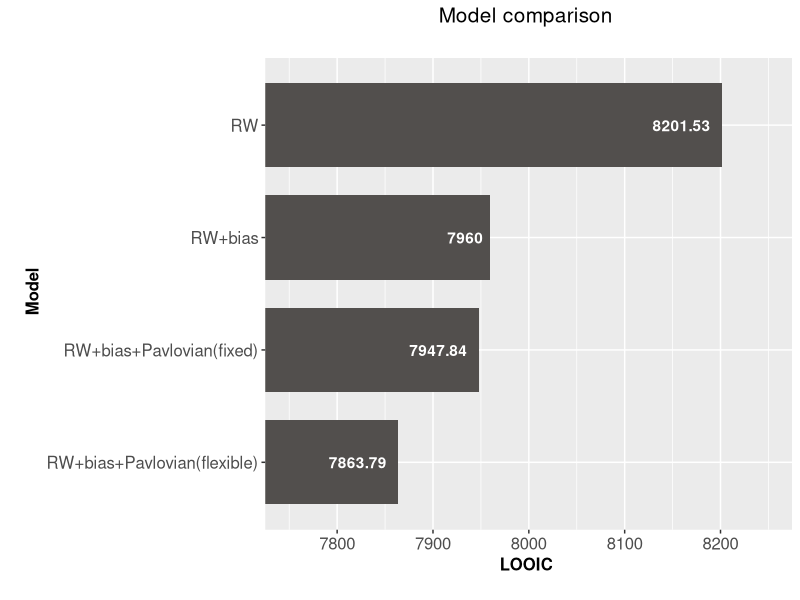
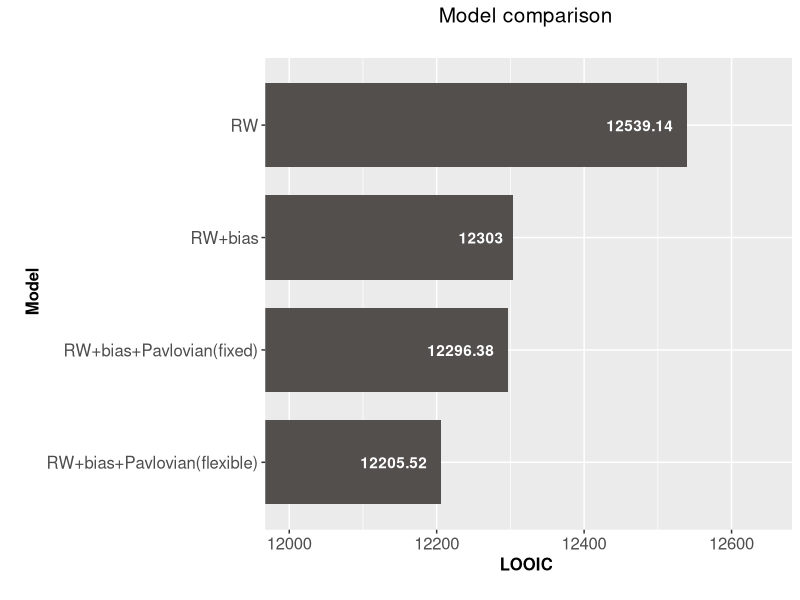

The R script that drew these images, in order:
library(ggplot2)
library(scales)


RLmodel_names <- c("RW", "RW+bias", "RW+bias+Pavlovian(fixed)", "RW+bias+Pavlovian(flexible)")

RLmodel_LOOICs <- c(8201.53, 7960, 7947.84, 7863.79)

RLmodel_table <- data.frame(RLmodel_names, RLmodel_LOOICs)

# bar_colors <- c("#C7582C", "#524F4D", "#387DBD", "#6F17B3")
bar_colors <- c("#524F4D", "#524F4D", "#524F4D", "#524F4D")
# Add the bar_colors column to RLmodel_table
RLmodel_table$bar_colors <- bar_colors

ggplot(data = RLmodel_table, aes(x = RLmodel_names, y = RLmodel_LOOICs, fill=bar_colors)) +
  geom_bar(stat = "identity", width = 0.75) +
  coord_flip() +
  geom_text(aes(label = RLmodel_LOOICs), hjust = 1.2, colour = "white", fontface = "bold") +
  labs(x = "\n Model", y = "LOOIC \n", title = "Model comparison \n") +
  theme(plot.title = element_text(hjust = 0.5, size=15), 
        axis.title.x = element_text(face="bold", colour="black", size = 12),
        axis.title.y = element_text(face="bold", colour="black", size = 12), 
        axis.text = element_text(size = 12))+
  scale_x_discrete(limits = rev(RLmodel_table$RLmodel_names)) +
  scale_y_continuous(limits=c(7750,8250),oob = rescale_none)+
  scale_fill_identity()
 



RLDDMmodel_names <- c("RW", "RW+bias", "RW+bias+Pavlovian(fixed)", "RW+bias+Pavlovian(flexible)")

RLDDMmodel_LOOICs <- c(12539.14, 12303.00, 12296.38, 12205.52)

RLDDMmodel_table <- data.frame(RLmodel_names, RLmodel_LOOICs)

# bar_colors <- c("#C7582C", "#524F4D", "#387DBD", "#6F17B3")
bar_colors <- c("#524F4D", "#524F4D", "#524F4D", "#524F4D")
# Add the bar_colors column to RLDDMmodel_table
RLmodel_table$bar_colors <- bar_colors

ggplot(data = RLDDMmodel_table, aes(x = RLDDMmodel_names, y = RLDDMmodel_LOOICs, fill=bar_colors)) +
  geom_bar(stat = "identity", width = 0.75) +
  coord_flip() +
  geom_text(aes(label = RLDDMmodel_LOOICs), hjust = 1.2, colour = "white", fontface = "bold") +
  labs(x = "\n Model", y = "LOOIC \n", title = "Model comparison \n") +
  theme(plot.title = element_text(hjust = 0.5, size=15), 
        axis.title.x = element_text(face="bold", colour="black", size = 12),
        axis.title.y = element_text(face="bold", colour="black", size = 12), 
        axis.text = element_text(size = 12))+
  scale_x_discrete(limits = rev(RLmodel_table$RLmodel_names)) +
  scale_y_continuous(limits=c(12000,12650),oob = rescale_none)+
  scale_fill_identity()